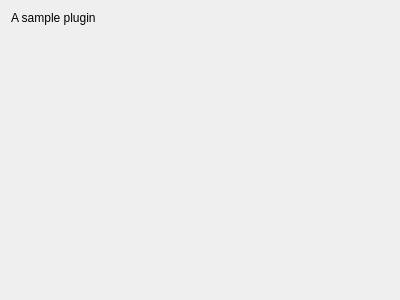
<?xml version="1.0" encoding="UTF-8"?>
<ui version="4.0">
 <class>Form</class>
 <widget class="QWidget" name="Form">
  <property name="geometry">
   <rect>
    <x>0</x>
    <y>0</y>
    <width>400</width>
    <height>300</height>
   </rect>
  </property>
  <property name="windowTitle">
   <string>Form</string>
  </property>
  <layout class="QGridLayout" name="gridLayout">
   <item row="0" column="0">
    <widget class="QLabel" name="label">
     <property name="text">
      <string>A sample plugin</string>
     </property>
    </widget>
   </item>
   <item row="1" column="0">
    <spacer name="verticalSpacer">
     <property name="orientation">
      <enum>Qt::Vertical</enum>
     </property>
     <property name="sizeHint" stdset="0">
      <size>
       <width>20</width>
       <height>40</height>
      </size>
     </property>
    </spacer>
   </item>
  </layout>
 </widget>
 <resources/>
 <connections/>
</ui>
